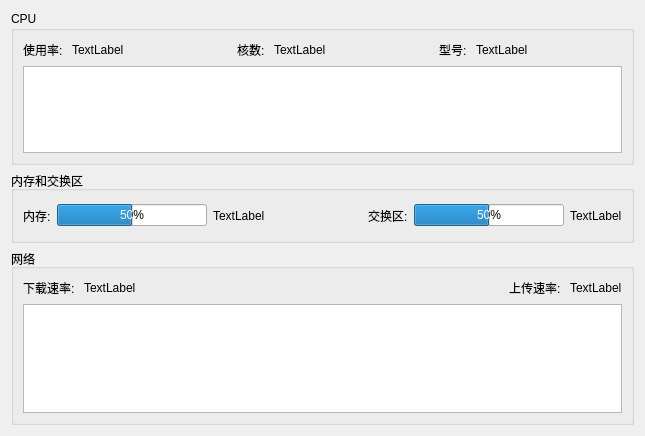
<?xml version="1.0" encoding="UTF-8"?>
<ui version="4.0">
 <class>ResourcesForm</class>
 <widget class="QWidget" name="ResourcesForm">
  <property name="geometry">
   <rect>
    <x>0</x>
    <y>0</y>
    <width>645</width>
    <height>436</height>
   </rect>
  </property>
  <property name="windowTitle">
   <string>Form</string>
  </property>
  <layout class="QVBoxLayout" name="verticalLayout">
   <item>
    <widget class="QGroupBox" name="gbCPU">
     <property name="sizePolicy">
      <sizepolicy hsizetype="Preferred" vsizetype="Preferred">
       <horstretch>0</horstretch>
       <verstretch>0</verstretch>
      </sizepolicy>
     </property>
     <property name="title">
      <string>CPU</string>
     </property>
     <layout class="QVBoxLayout" name="verticalLayout_2">
      <item>
       <layout class="QHBoxLayout" name="horizontalLayout">
        <item>
         <widget class="QLabel" name="labCPUUsageKey">
          <property name="sizePolicy">
           <sizepolicy hsizetype="Fixed" vsizetype="Preferred">
            <horstretch>0</horstretch>
            <verstretch>0</verstretch>
           </sizepolicy>
          </property>
          <property name="text">
           <string>使用率: </string>
          </property>
         </widget>
        </item>
        <item>
         <widget class="QLabel" name="labCPUUsage">
          <property name="text">
           <string>TextLabel</string>
          </property>
         </widget>
        </item>
        <item>
         <spacer name="horizontalSpacer_2">
          <property name="orientation">
           <enum>Qt::Horizontal</enum>
          </property>
          <property name="sizeType">
           <enum>QSizePolicy::Fixed</enum>
          </property>
          <property name="sizeHint" stdset="0">
           <size>
            <width>13</width>
            <height>20</height>
           </size>
          </property>
         </spacer>
        </item>
        <item>
         <widget class="QLabel" name="labCPUCountKey">
          <property name="sizePolicy">
           <sizepolicy hsizetype="Fixed" vsizetype="Preferred">
            <horstretch>0</horstretch>
            <verstretch>0</verstretch>
           </sizepolicy>
          </property>
          <property name="text">
           <string>核数: </string>
          </property>
         </widget>
        </item>
        <item>
         <widget class="QLabel" name="labCPUCount">
          <property name="text">
           <string>TextLabel</string>
          </property>
         </widget>
        </item>
        <item>
         <spacer name="horizontalSpacer">
          <property name="orientation">
           <enum>Qt::Horizontal</enum>
          </property>
          <property name="sizeType">
           <enum>QSizePolicy::Fixed</enum>
          </property>
          <property name="sizeHint" stdset="0">
           <size>
            <width>13</width>
            <height>20</height>
           </size>
          </property>
         </spacer>
        </item>
        <item>
         <widget class="QLabel" name="labCPUTypeKey">
          <property name="sizePolicy">
           <sizepolicy hsizetype="Fixed" vsizetype="Preferred">
            <horstretch>0</horstretch>
            <verstretch>0</verstretch>
           </sizepolicy>
          </property>
          <property name="text">
           <string>型号: </string>
          </property>
         </widget>
        </item>
        <item>
         <widget class="QLabel" name="labCPUType">
          <property name="text">
           <string>TextLabel</string>
          </property>
         </widget>
        </item>
       </layout>
      </item>
      <item>
       <widget class="QTableView" name="tbvCPU"/>
      </item>
     </layout>
    </widget>
   </item>
   <item>
    <widget class="QGroupBox" name="gbMemory">
     <property name="minimumSize">
      <size>
       <width>0</width>
       <height>72</height>
      </size>
     </property>
     <property name="title">
      <string>内存和交换区</string>
     </property>
     <layout class="QHBoxLayout" name="horizontalLayout_3">
      <item>
       <layout class="QHBoxLayout" name="horizontalLayout_2">
        <item>
         <widget class="QLabel" name="labMemoryKey">
          <property name="sizePolicy">
           <sizepolicy hsizetype="Fixed" vsizetype="Preferred">
            <horstretch>0</horstretch>
            <verstretch>0</verstretch>
           </sizepolicy>
          </property>
          <property name="text">
           <string>内存:</string>
          </property>
         </widget>
        </item>
        <item>
         <widget class="QProgressBar" name="psbMemory">
          <property name="minimumSize">
           <size>
            <width>150</width>
            <height>0</height>
           </size>
          </property>
          <property name="value">
           <number>50</number>
          </property>
         </widget>
        </item>
        <item>
         <widget class="QLabel" name="labMemory">
          <property name="text">
           <string>TextLabel</string>
          </property>
         </widget>
        </item>
        <item>
         <spacer name="horizontalSpacer_3">
          <property name="orientation">
           <enum>Qt::Horizontal</enum>
          </property>
          <property name="sizeHint" stdset="0">
           <size>
            <width>40</width>
            <height>20</height>
           </size>
          </property>
         </spacer>
        </item>
        <item>
         <widget class="QLabel" name="labSwapKey">
          <property name="sizePolicy">
           <sizepolicy hsizetype="Fixed" vsizetype="Preferred">
            <horstretch>0</horstretch>
            <verstretch>0</verstretch>
           </sizepolicy>
          </property>
          <property name="text">
           <string>交换区:</string>
          </property>
         </widget>
        </item>
        <item>
         <widget class="QProgressBar" name="psbSwap">
          <property name="minimumSize">
           <size>
            <width>150</width>
            <height>0</height>
           </size>
          </property>
          <property name="value">
           <number>50</number>
          </property>
         </widget>
        </item>
        <item>
         <widget class="QLabel" name="labSwap">
          <property name="text">
           <string>TextLabel</string>
          </property>
         </widget>
        </item>
       </layout>
      </item>
     </layout>
    </widget>
   </item>
   <item>
    <widget class="QGroupBox" name="gbNetwork">
     <property name="sizePolicy">
      <sizepolicy hsizetype="Preferred" vsizetype="Preferred">
       <horstretch>0</horstretch>
       <verstretch>0</verstretch>
      </sizepolicy>
     </property>
     <property name="minimumSize">
      <size>
       <width>0</width>
       <height>176</height>
      </size>
     </property>
     <property name="maximumSize">
      <size>
       <width>16777215</width>
       <height>176</height>
      </size>
     </property>
     <property name="title">
      <string>网络</string>
     </property>
     <layout class="QVBoxLayout" name="verticalLayout_3">
      <item>
       <layout class="QHBoxLayout" name="horizontalLayout_4">
        <item>
         <widget class="QLabel" name="labReceivingRateKey">
          <property name="text">
           <string>下载速率: </string>
          </property>
         </widget>
        </item>
        <item>
         <widget class="QLabel" name="labReceivingRate">
          <property name="text">
           <string>TextLabel</string>
          </property>
         </widget>
        </item>
        <item>
         <spacer name="horizontalSpacer_4">
          <property name="orientation">
           <enum>Qt::Horizontal</enum>
          </property>
          <property name="sizeHint" stdset="0">
           <size>
            <width>40</width>
            <height>20</height>
           </size>
          </property>
         </spacer>
        </item>
        <item>
         <widget class="QLabel" name="labSendingRateKey">
          <property name="text">
           <string>上传速率: </string>
          </property>
         </widget>
        </item>
        <item>
         <widget class="QLabel" name="labSendingRate">
          <property name="text">
           <string>TextLabel</string>
          </property>
         </widget>
        </item>
       </layout>
      </item>
      <item>
       <widget class="QTableView" name="tbvNetwork"/>
      </item>
     </layout>
    </widget>
   </item>
  </layout>
 </widget>
 <resources/>
 <connections/>
</ui>
